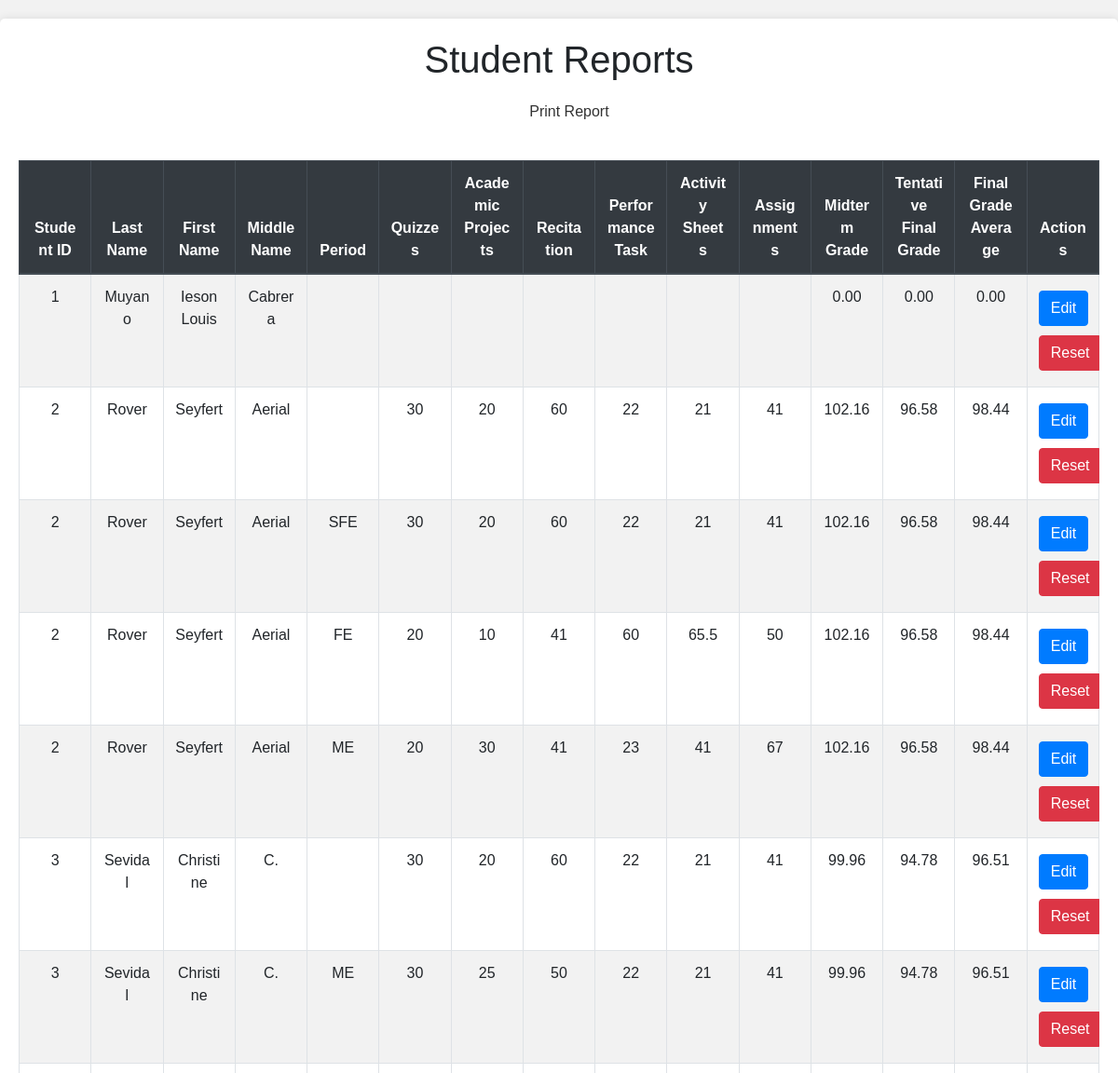
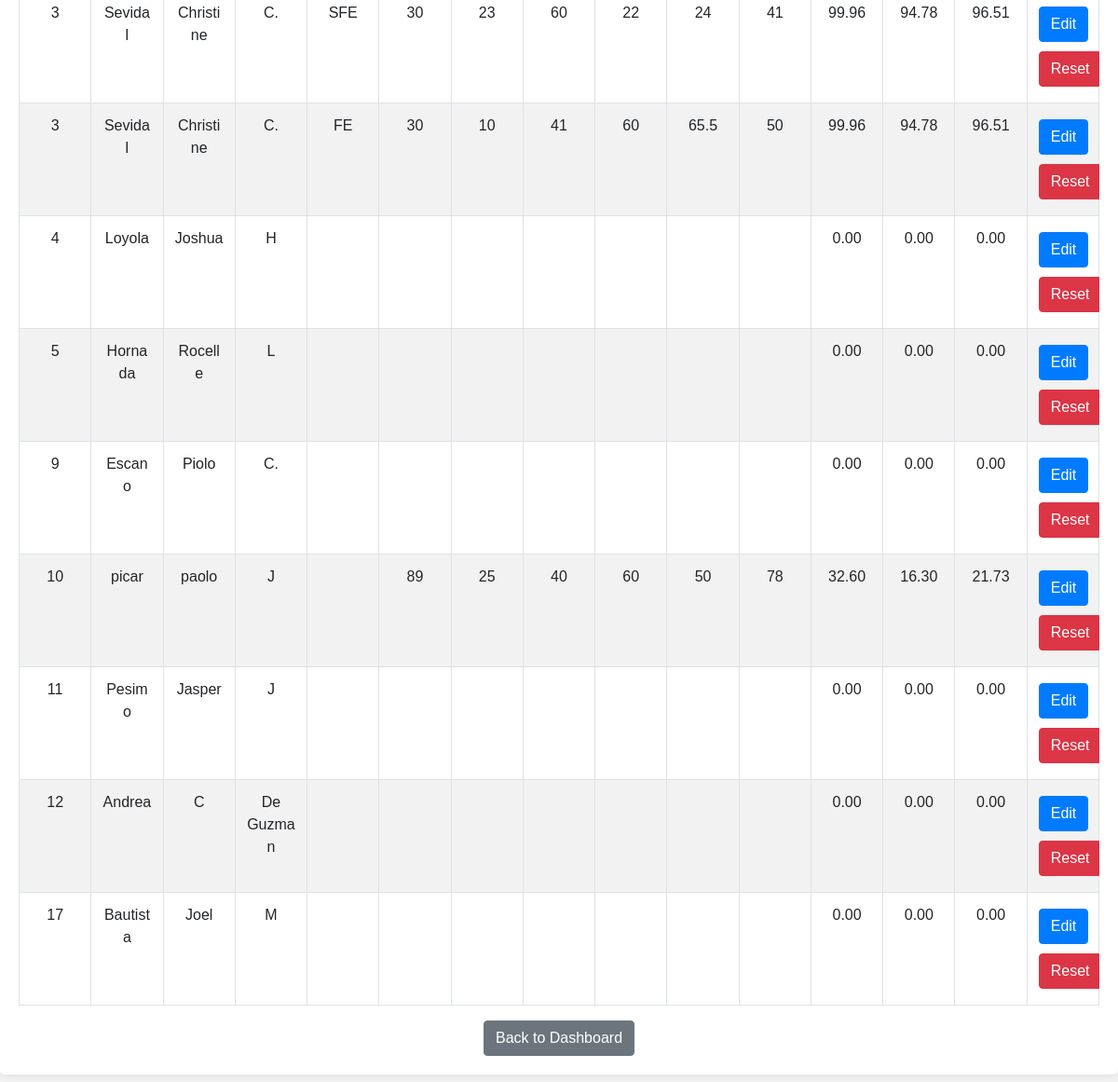
Before: /edit_grades.php with the older database file (2 pictures, top to bottom).
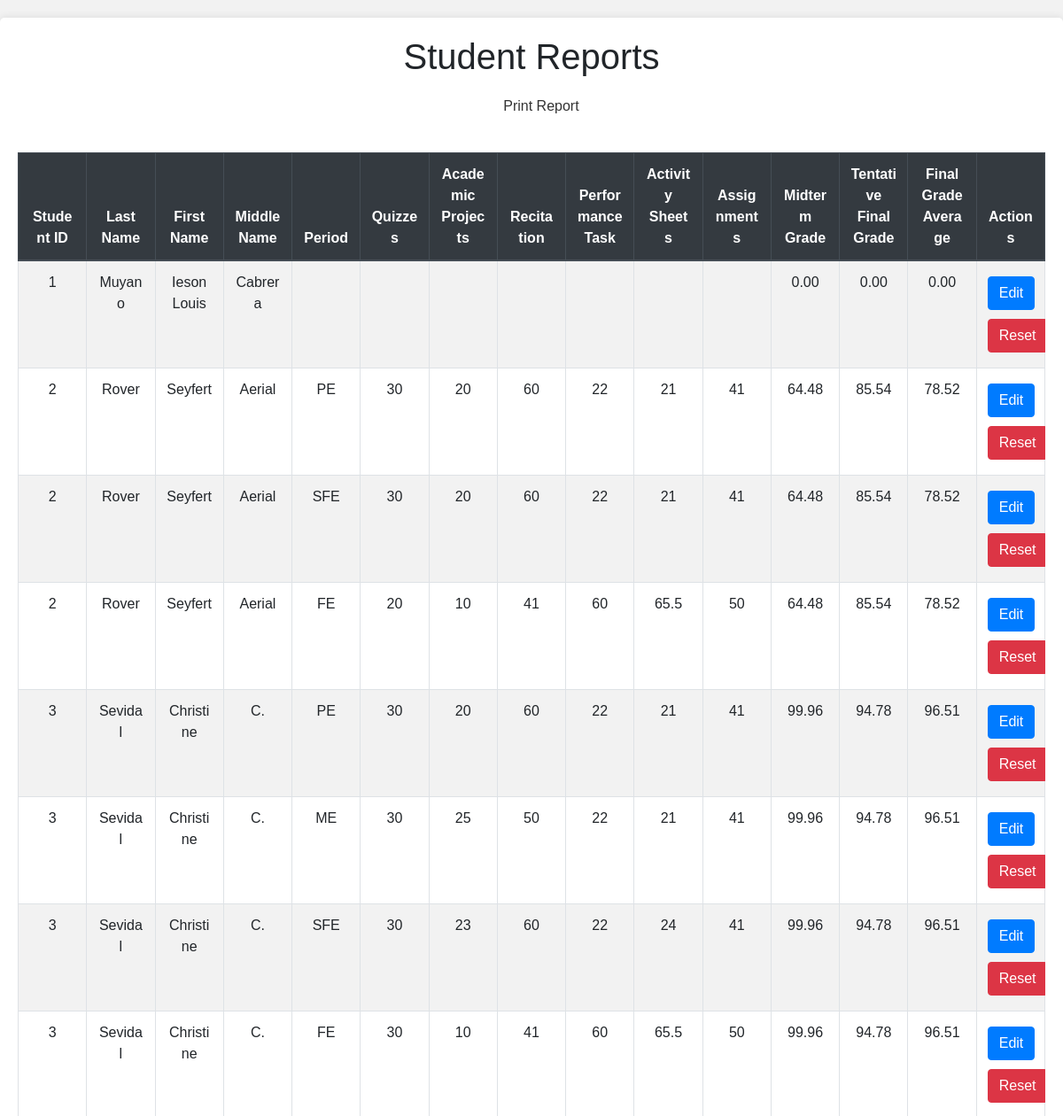
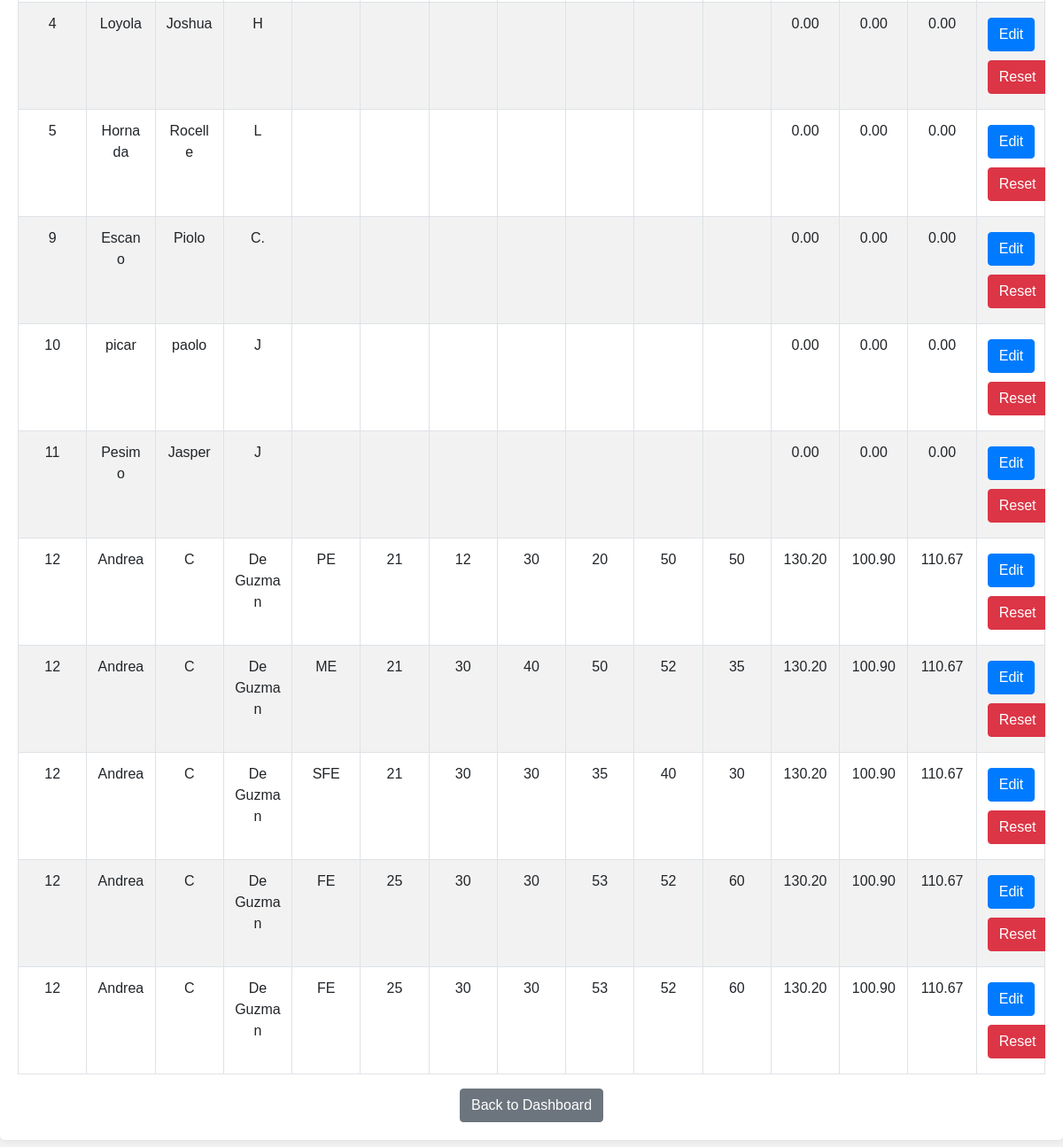
After: the same page with the newer database file (2 pictures, top to bottom).
### tables this page shows
CREATE TABLE `students` (
  `id` int(11) NOT NULL,
  `lastname` varchar(50) NOT NULL,
  `firstname` varchar(50) NOT NULL,
  `middlename` varchar(50) NOT NULL,
  `gender` enum('Male','Female') NOT NULL,
  `birthdate` date NOT NULL,
  `birthplace` varchar(100) NOT NULL,
  `address` text NOT NULL,
  `father` varchar(100) NOT NULL,
  `mother` varchar(100) NOT NULL,
  `created_at` timestamp NOT NULL DEFAULT current_timestamp(),
  `course` enum('BSIT','BSCS') NOT NULL
);

CREATE TABLE `grades` (
  `id` int(11) NOT NULL,
  `student_id` int(11) DEFAULT NULL,
  `course_id` int(11) DEFAULT NULL,
  `period` enum('1','2','3','4','PE','ME','SFE','FE') DEFAULT NULL,
  `quizzes` float DEFAULT NULL,
  `academic_projects` float DEFAULT NULL,
  `recitation` float DEFAULT NULL,
  `performance_task` float DEFAULT NULL,
  `activity_sheets` float DEFAULT NULL,
  `assignments` float DEFAULT NULL,
  `prelim_exam` float DEFAULT NULL,
  `midterm_exam` float DEFAULT NULL,
  `semi_final_exam` float DEFAULT NULL,
  `final_exam` float DEFAULT NULL,
  `exam_score` float DEFAULT NULL,
  `remarks` varchar(20) DEFAULT NULL,
  `lec_lab` enum('LEC','LAB') DEFAULT NULL,
  `units` int(11) DEFAULT NULL,
  `total_units` int(11) DEFAULT NULL,
  `total_load_units` int(11) DEFAULT NULL,
  `status` enum('enrolled','dropped','completed') DEFAULT 'enrolled'
);

### edit_grades.php (the view, shortened to what the changed rows need)
<?php
include 'config.php';
$sql = "SELECT students.id as student_id, students.lastname, students.firstname, students.middlename,
        grades.id as grade_id, grades.period, grades.quizzes, grades.academic_projects, grades.recitation,
        grades.performance_task, grades.activity_sheets, grades.assignments
        FROM students
        LEFT JOIN grades ON students.id = grades.student_id";
$result = $conn->query($sql);
function compute_class_standing($student_id) {
    global $conn;
    $sql = "SELECT * FROM grades WHERE student_id=$student_id";
    $result = $conn->query($sql);
    $CS = 0;
    while ($row = $result->fetch_assoc()) {
        $CS += $row['quizzes'] * 0.05 +
               $row['academic_projects'] * 0.10 +
               $row['recitation'] * 0.10 +
               $row['performance_task'] * 0.20 +
               $row['activity_sheets'] * 0.20 +
               $row['assignments'] * 0.10;
    }
    return $CS;
}
function compute_midterm_grade($student_id) {
    global $conn;
    $CS = compute_class_standing($student_id);
    $sql = "SELECT * FROM grades WHERE student_id=$student_id AND period='ME'";
    $result = $conn->query($sql);
    $ME = 0;
    if ($row = $result->fetch_assoc()) {
        $ME = $row['midterm_exam'];
    }
    return ($ME + 4 * $CS) / 5;
}
function compute_tentative_final_grade($student_id) {
    global $conn;
    $CS = compute_class_standing($student_id);
    $sql = "SELECT * FROM grades WHERE student_id=$student_id AND period='SFE'";
    $result = $conn->query($sql);
    $SFE = 0;
    if ($row = $result->fetch_assoc()) {
        $SFE = $row['semi_final_exam'];
    }
    return ($SFE + 4 * $CS) / 5;
}
function compute_final_grade($student_id) {
    global $conn;
    $TFG = compute_tentative_final_grade($student_id);
    $sql = "SELECT * FROM grades WHERE student_id=$student_id AND period='FE'";
    $result = $conn->query($sql);
    $FE = 0;
    if ($row = $result->fetch_assoc()) {
        $FE = $row['final_exam'];
    }
    return ($TFG + $FE) / 2;
}
function compute_final_grade_average($student_id) {
    $MG = compute_midterm_grade($student_id);
    $FG = compute_final_grade($student_id);
    return ($MG + 2 * $FG) / 3;
}
?>
<!DOCTYPE html>
<html lang="en">
<head>
    <link rel="stylesheet" href="assets/css/all.min.css">
    <link rel="stylesheet" href="assets/css/bootstrap.min.css">
</head>
<body>
    <div class="container">
        <h1>Student Reports</h1>
        <div class="table-responsive">
            <table class="table table-bordered table-striped">
                <thead class="thead-dark">
                    <tr>
                        <th>Student ID</th>
                        <th>Last Name</th>
                        <th>First Name</th>
                        <th>Middle Name</th>
                        <th>Period</th>
                        <th>Quizzes</th>
                        <th>Academic Projects</th>
                        <th>Recitation</th>
                        <th>Performance Task</th>
                        <th>Activity Sheets</th>
                        <th>Assignments</th>
                        <th>Midterm Grade</th>
                        <th>Tentative Final Grade</th>
                        <th>Final Grade Average</th>
                        <th>Actions</th>
                    </tr>
                </thead>
                <tbody>
                    <?php while ($row = $result->fetch_assoc()): ?>
                        <?php
                        $student_id = $row['student_id'];
                        $midterm_grade = compute_midterm_grade($student_id, $conn);
                        $tentative_final_grade = compute_final_grade($student_id, $conn);
                        $final_grade_average = compute_final_grade_average($student_id, $conn);
                        ?>
                        <tr>
                            <td><?php echo htmlspecialchars($row['student_id']); ?></td>
                            <td><?php echo htmlspecialchars($row['lastname']); ?></td>
                            <td><?php echo htmlspecialchars($row['firstname']); ?></td>
                            <td><?php echo htmlspecialchars($row['middlename']); ?></td>
                            <td><?php echo htmlspecialchars($row['period']); ?></td>
                            <td><?php echo htmlspecialchars($row['quizzes']); ?></td>
                            <td><?php echo htmlspecialchars($row['academic_projects']); ?></td>
                            <td><?php echo htmlspecialchars($row['recitation']); ?></td>
                            <td><?php echo htmlspecialchars($row['performance_task']); ?></td>
                            <td><?php echo htmlspecialchars($row['activity_sheets']); ?></td>
                            <td><?php echo htmlspecialchars($row['assignments']); ?></td>
                            <td><?php echo htmlspecialchars(number_format($midterm_grade, 2)); ?></td>
                            <td><?php echo htmlspecialchars(number_format($tentative_final_grade, 2)); ?></td>
                            <td><?php echo htmlspecialchars(number_format($final_grade_average, 2)); ?></td>
                            <td>
                                <button class="btn btn-primary btn-action" data-toggle="modal" data-target="#editModal" data-student-id="<?php echo $student_id; ?>">Edit</button>
                                <a href="reset_student.php?student_id=<?php echo $student_id; ?>" class="btn btn-danger btn-action" onclick="return confirm('Are you sure you want to reset this student\'s grades?');">Reset</a>
                            </td>
                        </tr>
                    <?php endwhile; ?>
                </tbody>
            </table>
        </div>
    </div>
</body>
</html>

Changed rows visible on the page:
no longer on this page (row unchanged): students: id "12", lastname "Andrea", firstname "C", middlename "De Guzman", midterm_grade "0.00", tentative_final_grade "0.00", final_grade_average "0.00"
removed students: id "17", lastname "Bautista", firstname "Joel", middlename "M", midterm_grade "0.00", tentative_final_grade "0.00", final_grade_average "0.00"
changed grades (number 1 of 12 on the later page): period (not shown) → "PE"; student.midterm_exam "102.16" → "64.48"; tentative_final_grade "96.58" → "85.54"; final_grade_average "98.44" → "78.52"
changed grades (number 2 of 12 on the later page): student.midterm_exam "102.16" → "64.48"; tentative_final_grade "96.58" → "85.54"; final_grade_average "98.44" → "78.52"
changed grades (number 3 of 12 on the later page): student.midterm_exam "102.16" → "64.48"; tentative_final_grade "96.58" → "85.54"; final_grade_average "98.44" → "78.52"
changed grades (number 4 of 12 on the later page): period (not shown) → "PE"
now on this page (row unchanged): students: id "10", lastname "picar", firstname "paolo", middlename "J", midterm_grade "0.00", tentative_final_grade "0.00", final_grade_average "0.00"
shown differently, row unchanged: students "Pesimo": moves up the list
changed grades (number 8 of 12 on the later page): student "10" → "12"; student.lastname "picar" → "Andrea"; student.firstname "paolo" → "C"; student.middlename "J" → "De Guzman"; period (not shown) → "PE"; quizzes "89" → "21"; academic_projects "25" → "12"; recitation "40" → "30"; performance_task "60" → "20"; assignments "78" → "50"; student.midterm_exam "32.60" → "130.20"; tentative_final_grade "16.30" → "100.90"; final_grade_average "21.73" → "110.67"
changed grades (number 9 of 12 on the later page): student "2" → "12"; student.lastname "Rover" → "Andrea"; student.firstname "Seyfert" → "C"; student.middlename "Aerial" → "De Guzman"; quizzes "20" → "21"; recitation "41" → "40"; performance_task "23" → "50"; activity_sheets "41" → "52"; assignments "67" → "35"; midterm_grade "102.16" → "130.20"; tentative_final_grade "96.58" → "100.90"; final_grade_average "98.44" → "110.67"; moves down the list
added grades: student "12", student.lastname "Andrea", student.firstname "C", student.middlename "De Guzman", period "SFE", quizzes "21", academic_projects "30", recitation "30", performance_task "35", activity_sheets "40", assignments "30", student.midterm_exam "130.20", tentative_final_grade "100.90", final_grade_average "110.67"
added grades: student "12", student.lastname "Andrea", student.firstname "C", student.middlename "De Guzman", period "FE", quizzes "25", academic_projects "30", recitation "30", performance_task "53", activity_sheets "52", assignments "60", student.midterm_exam "130.20", tentative_final_grade "100.90", final_grade_average "110.67"
added grades: student "12", student.lastname "Andrea", student.firstname "C", student.middlename "De Guzman", period "FE", quizzes "25", academic_projects "30", recitation "30", performance_task "53", activity_sheets "52", assignments "60", student.midterm_exam "130.20", tentative_final_grade "100.90", final_grade_average "110.67"
